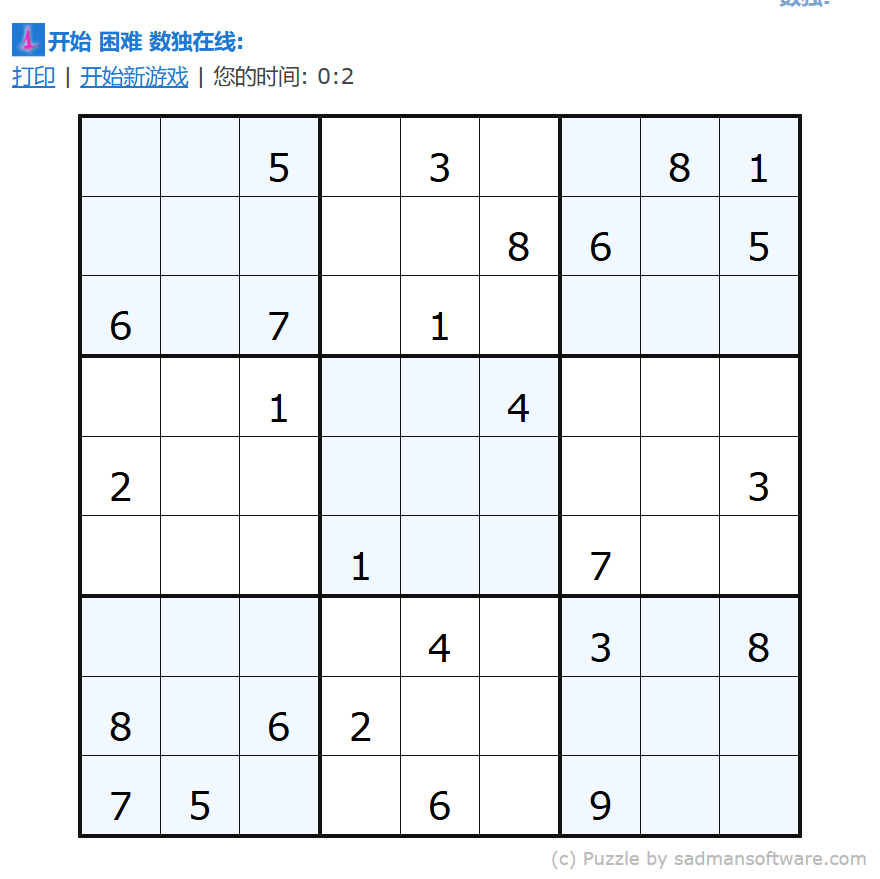
#> input picture 自动数独识别/sudoku5.png, 880 x 879 px
$ python sudoku.py
#> lines starting #> are read from the running program, lines starting #| are printed output that depends on the picture; after the words box and inside, x2 and y2 are one past the last pixel; in counts of white or black regions, pixels touching at a corner belong together
import numpy as np
import cv2
import pytesseract as pyt
import matplotlib.pyplot as plt
from collections import Counter
from typing import List
from concurrent.futures import ThreadPoolExecutor, as_completed
from tqdm import tqdm  # 导入 tqdm


# ============================ 用户可修改部分 ============================
# 设置 Tesseract 可执行文件路径，确保路径正确
pyt.pytesseract.tesseract_cmd = r'C:/Application/Tesseract-OCR/tesseract.exe'  # 修改为 Tesseract 安装路径

# 图像文件路径
image_path = 'sudoku5.png'  # 修改为你的数独图像路径

# 数独格子大小，默认为 9x9
grid_size = (9, 9)  # 根据需求修改，如果是其他大小的数独，可以修改这里

# OCR识别的配置参数，可以调整以优化识别效果
ocr_config = '-c tessedit_char_whitelist=123456789 --oem 3 --psm 6 outputbase digits'  # 可根据需要修改 OCR 参数


# 切割图像时裁剪比例，0.1 表示每个格子的 10% 边缘被裁剪掉
crop_ratio = 0.05  # 修改裁剪比例来调整裁剪的边缘大小

# =======================================================================

# 图像预处理函数
def adaptive_binarize(image):
    """自适应直方图二值化处理"""
    gray = cv2.cvtColor(image, cv2.COLOR_BGR2GRAY)  # 转为灰度图
    return cv2.adaptiveThreshold(gray, 255, cv2.ADAPTIVE_THRESH_MEAN_C, cv2.THRESH_BINARY_INV, 11, 2)

def denoise_image(binary_image):
    """去噪处理"""
    kernel = np.ones((2, 2), np.uint8)
    return cv2.morphologyEx(binary_image, cv2.MORPH_OPEN, kernel)

def find_sudoku_outer_frame(image):
    """通过轮廓检测找到数独最外框"""
    contours, _ = cv2.findContours(image, cv2.RETR_EXTERNAL, cv2.CHAIN_APPROX_SIMPLE)
    contours = sorted(contours, key=cv2.contourArea, reverse=True)
    for contour in contours:
        epsilon = 0.02 * cv2.arcLength(contour, True)
        approx = cv2.approxPolyDP(contour, epsilon, True)
        if len(approx) == 4:
            return approx
    return None

def perspective_transform(image, pts):
    width, height = 400, 400
    pts2 = np.array([[0, 0], [0, width], [width, height], [height, 0]], dtype=np.float32)
    matrix = cv2.getPerspectiveTransform(pts, pts2)
    return cv2.warpPerspective(image, matrix, (width, height))

def crop_image(image):
    """裁剪去除图像中的无关部分"""
    gray = cv2.cvtColor(image, cv2.COLOR_BGR2GRAY)
    _, binary = cv2.threshold(gray, 200, 255, cv2.THRESH_BINARY_INV)
    contours, _ = cv2.findContours(binary, cv2.RETR_EXTERNAL, cv2.CHAIN_APPROX_SIMPLE)
    largest_contour = max(contours, key=cv2.contourArea)
    x, y, w, h = cv2.boundingRect(largest_contour)
    return image[y:y+h, x:x+w]


def crop_cell(cell_image, crop_ratio=0.1):
    """裁剪格子边缘，只保留数字区域"""
    height, width = cell_image.shape[:2]
    crop_top, crop_bottom = int(height * crop_ratio), int(height * (1 - crop_ratio))
    crop_left, crop_right = int(width * crop_ratio), int(width * (1 - crop_ratio))
    return cell_image[crop_top:crop_bottom, crop_left:crop_right]

def enhance_image_for_ocr(cell_image):
    """增强图像，准备 OCR 识别"""
    gray = cv2.cvtColor(cell_image, cv2.COLOR_BGR2GRAY)
    binary = cv2.adaptiveThreshold(gray, 255, cv2.ADAPTIVE_THRESH_GAUSSIAN_C, cv2.THRESH_BINARY_INV, 11, 2)
    return cv2.medianBlur(binary, 3)

def recognize_number_from_image(cell_image):
    """使用 Tesseract 识别单个小格子中的数字"""
    enhanced_image = enhance_image_for_ocr(cell_image)
    return pyt.image_to_string(enhanced_image, config=ocr_config).strip()

def split_image_into_grid(image, grid_size=(9, 9), vertical_offset=3, horizontal_offset=3):  # 修改偏移量
    """切分图像为 9x9 格子并应用偏移"""
    height, width = image.shape[:2]
    cell_height, cell_width = height // grid_size[0], width // grid_size[1]
    grid_cells = []
    for i in range(grid_size[0]):
        for j in range(grid_size[1]):
            x1, y1 = j * cell_width + horizontal_offset, i * cell_height + vertical_offset
            x2, y2 = (j + 1) * cell_width + horizontal_offset, (i + 1) * cell_height + vertical_offset
            grid_cells.append((i, j, image[y1:y2, x1:x2]))
    return grid_cells

# 使用多线程识别每个格子
def recognize_number_from_image_threaded(cell_image):
    """多线程处理，识别一个格子中的数字"""
    return recognize_number_from_image(cell_image)

def display_grid_cells_with_numbers(grid_cells, grid_size=(9, 9), crop_ratio=0.15, num_recognitions=2):
    """标记识别的数字并返回数独矩阵"""
    fig, axes = plt.subplots(grid_size[0], grid_size[1], figsize=(12, 12))
    axes = axes.flatten() # type: ignore
    sudoku_grid = [['.' for _ in range(grid_size[1])] for _ in range(grid_size[0])]

    # 使用 ThreadPoolExecutor 创建线程池
    with ThreadPoolExecutor(max_workers=10) as executor:
        future_to_cell = {executor.submit(recognize_number_from_image, crop_cell(cell, crop_ratio)): (i, j, cell)
                          for i, j, cell in grid_cells}

        # 使用 tqdm 创建进度条
        for future in tqdm(as_completed(future_to_cell), total=len(future_to_cell), desc="识别进度", unit="格"):
            i, j, cell = future_to_cell[future]
            try:
                digit = future.result()

                # 使用灰度图像，并在上面绘制数字
                gray_cell = cv2.cvtColor(crop_cell(cell, crop_ratio), cv2.COLOR_BGR2GRAY)  # 转为灰度图
                if digit.isdigit():
                    sudoku_grid[i][j] = digit
                    # 在灰度图上绘制数字（红色）
                    cv2.putText(gray_cell, digit, (5, 25), cv2.FONT_HERSHEY_SIMPLEX, 0.8, (0, 0, 255), 2, cv2.LINE_AA)

                # 显示当前格子
                ax = axes[i * grid_size[1] + j]
                ax.imshow(gray_cell, cmap='gray')  #显示
                ax.set_title(f"Cell ({i}, {j})")
                ax.axis('off')

            except Exception as e:
                print(f"Error processing cell ({i}, {j}): {e}")

    plt.tight_layout()
    plt.show()
    return sudoku_grid

# 数独求解算法
# [33 lines left out: functions is_valid, solve_sudoku, find_empty_location, not called in this run]

# ========================== 主程序执行 ============================

if __name__ == "__main__":
    # 读取并预处理图像
    image = cv2.imread(image_path)
#> image is the input picture: shape (879, 880, 3); mean B, G, R 243, 240, 237.4
    processed_image = adaptive_binarize(image)
#> in adaptive_binarize, `return cv2.adaptiveThreshold(gray, 255, cv2.ADAPTIVE_THRESH_MEAN_C, cv..`:
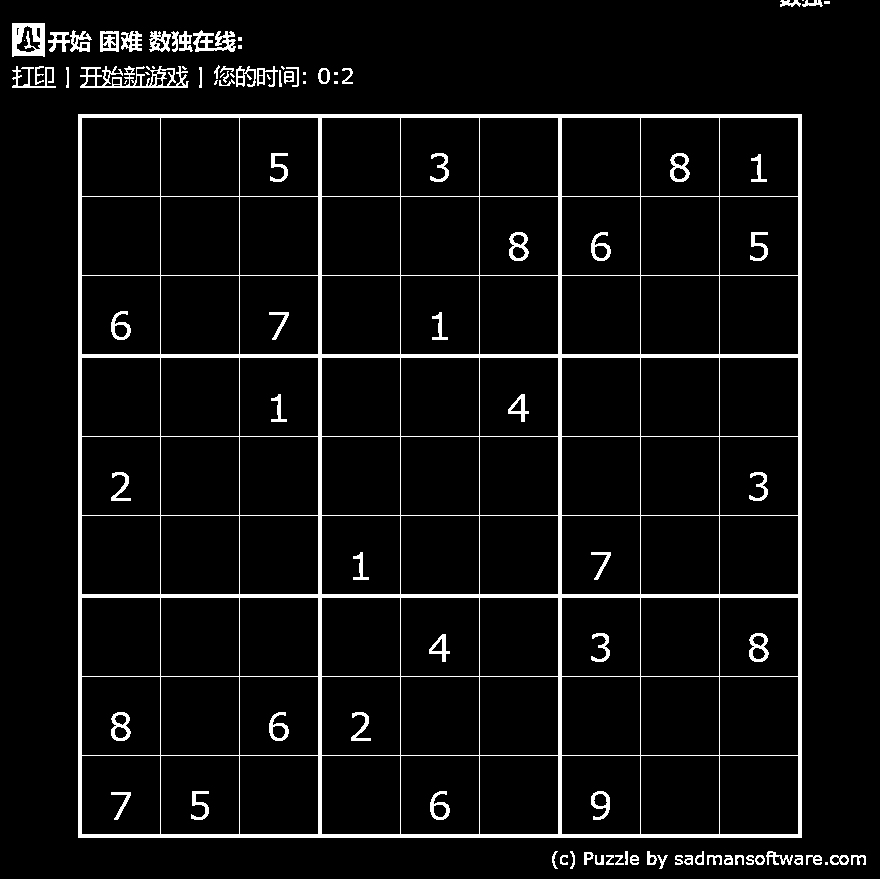
#> returned value: shape (879, 880); 5.7% white; 97 white regions (19 under 20 px), largest, box (x1, y1, x2, y2) and area: (78, 114, 802, 838) 31372, (80, 66, 189, 88) 1047, (12, 23, 45, 57) 796
    denoised_image = denoise_image(processed_image)
#> in denoise_image, `return cv2.morphologyEx(binary_image, cv2.MORPH_OPEN, kernel)`:
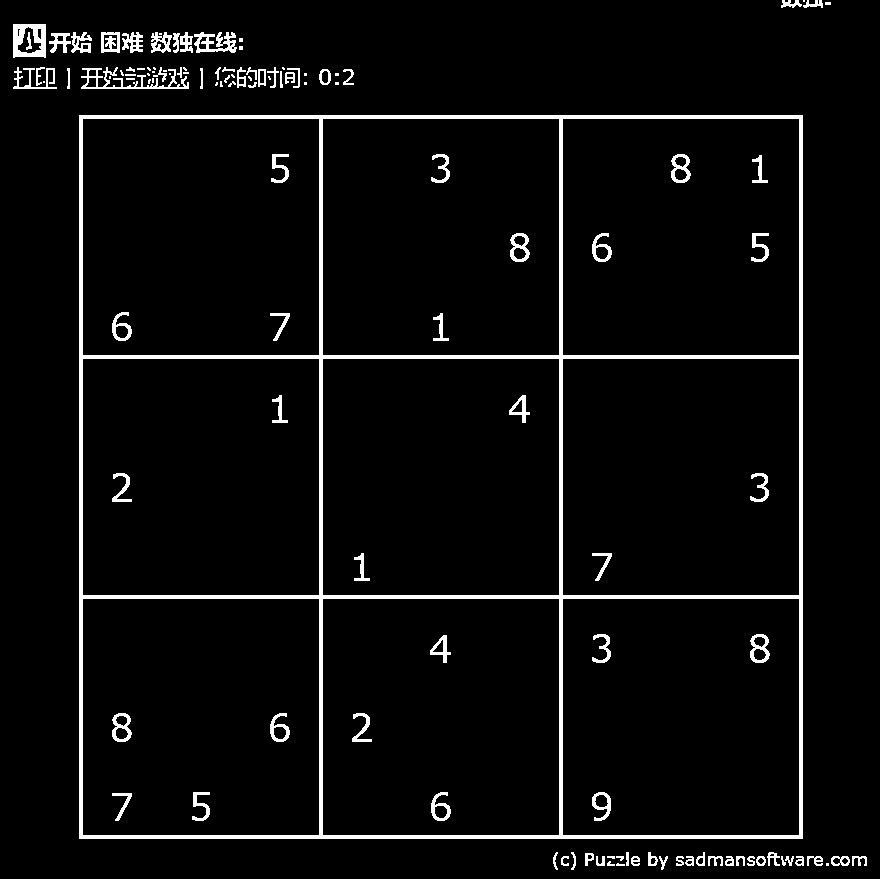
#> returned value: shape (879, 880); 4.6% white; 121 white regions (32 under 20 px)

    cv2.imshow('origin', image)
    cv2.imshow('processed', processed_image)
    cv2.imshow('denoised', denoised_image)

    # 查找数独外框
    outer_frame = find_sudoku_outer_frame(denoised_image)
#> in find_sudoku_outer_frame, `contours, _ = cv2.findContours(image, cv2.RETR_EXTERNAL, cv2.CHAIN_APP..`: contours = 94 contours, 45 with area under 20; largest, box (x1, y1, x2, y2) and area: (79, 115, 803, 839) 522729, (13, 24, 46, 58) 1027, (81, 67, 189, 89) 550, (194, 32, 237, 53) 449, (101, 32, 120, 53) 345
#> the loop in find_sudoku_outer_frame, `for contour in contours:` made 1 pass
#> (epsilon, approx) on pass 1: (57.84, [[79, 115], [79, 838], [802, 838], [802, 115]])
#> outer_frame = [[79, 115], [79, 838], [802, 838], [802, 115]]
    if outer_frame is None:
        print("未找到数独外框！")
    else:
        transformed_image = perspective_transform(image, np.float32(outer_frame.reshape(4, 2)))
#> in perspective_transform, `matrix = cv2.getPerspectiveTransform(pts, pts2)`: matrix = [[0.553, -1.03e-18, -43.71], [7.18e-17, 0.553, -63.62], [2.46e-20, 0, 1]]
#> in perspective_transform, `return cv2.warpPerspective(image, matrix, (width, height))`:
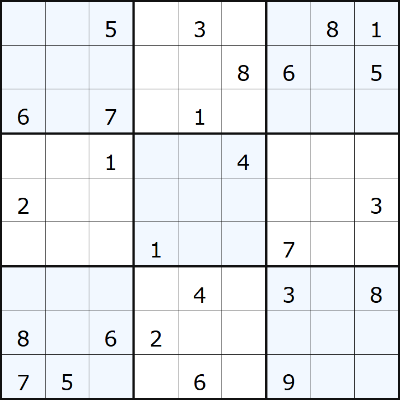
#> returned value: shape (400, 400, 3); mean of channels 0, 1, 2 238.9, 235.3, 232.2; drawn as B, G, R
        cropped_image = crop_image(transformed_image)
#> in crop_image, `_, binary = cv2.threshold(gray, 200, 255, cv2.THRESH_BINARY_INV)`:
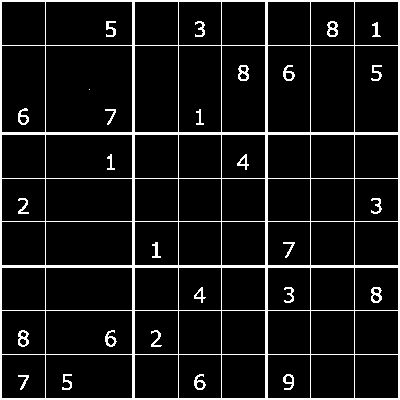
#> binary: shape (400, 400); 8.6% white; 28 white regions (1 under 20 px), largest, box (x1, y1, x2, y2) and area: (0, 0, 400, 400) 11775, (18, 330, 29, 347) 106, (327, 21, 338, 37) 104
#> in crop_image, `contours, _ = cv2.findContours(binary, cv2.RETR_EXTERNAL, cv2.CHAIN_AP..`: contours = [[[0, 0], [0, 399], [399, 399], [399, 0]]]
#> in crop_image, `largest_contour = max(contours, key=cv2.contourArea)`: largest_contour = [[0, 0], [0, 399], [399, 399], [399, 0]]
#> in crop_image, `x, y, w, h = cv2.boundingRect(largest_contour)`: x = 0; w = 400
        cv2.imshow('Cropped Image', cropped_image)

        # 切割为格子并识别数字
        grid_cells = split_image_into_grid(cropped_image, grid_size=grid_size)
#> after the loop in split_image_into_grid, `for i in range(grid_size[0]):`: grid_cells = 81 items
#> grid_cells = 81 items
        sudoku_grid = display_grid_cells_with_numbers(grid_cells, grid_size=grid_size, crop_ratio=crop_ratio)
#> in crop_cell, `return cell_image[crop_top:crop_bottom, crop_left:crop_right]`:
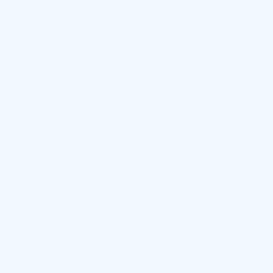
#> returned value: shape (39, 39, 3) (shown 7 times larger); mean of channels 0, 1, 2 255, 248, 242; drawn as B, G, R
#> (the run stopped early here; a loop or call above may not have finished)

$ run again, with 自动数独识别/sudoku1.png copied over 自动数独识别/sudoku5.png
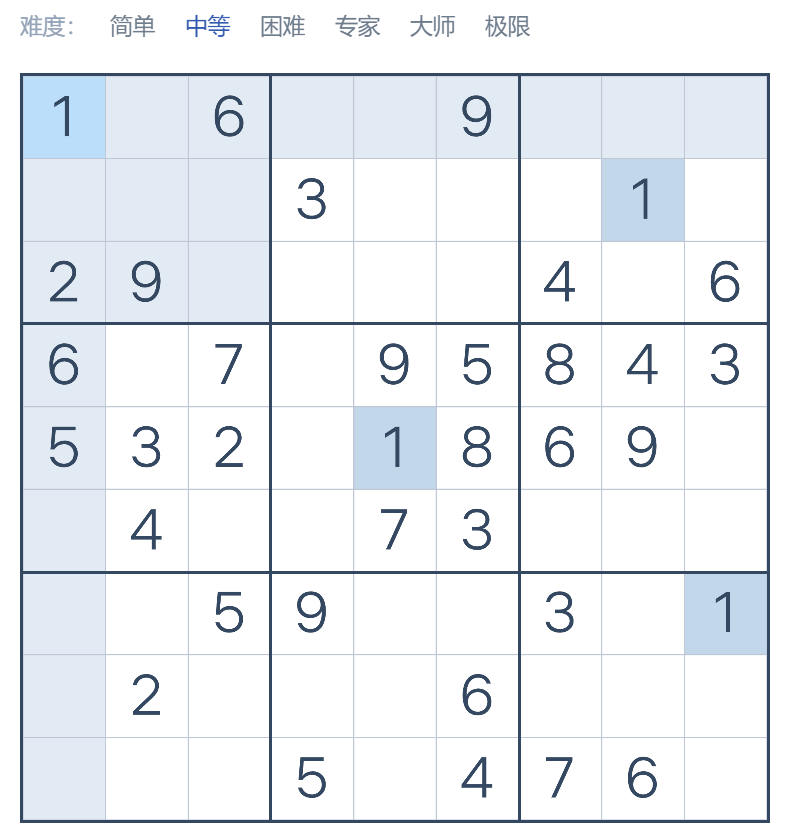
#> input picture 自动数独识别/sudoku1.png, 790 x 832 px
#> image is the input picture: shape (832, 790, 3); mean B, G, R 243.3, 239.4, 235.6
#> in denoise_image, `return cv2.morphologyEx(binary_image, cv2.MORPH_OPEN, kernel)`:
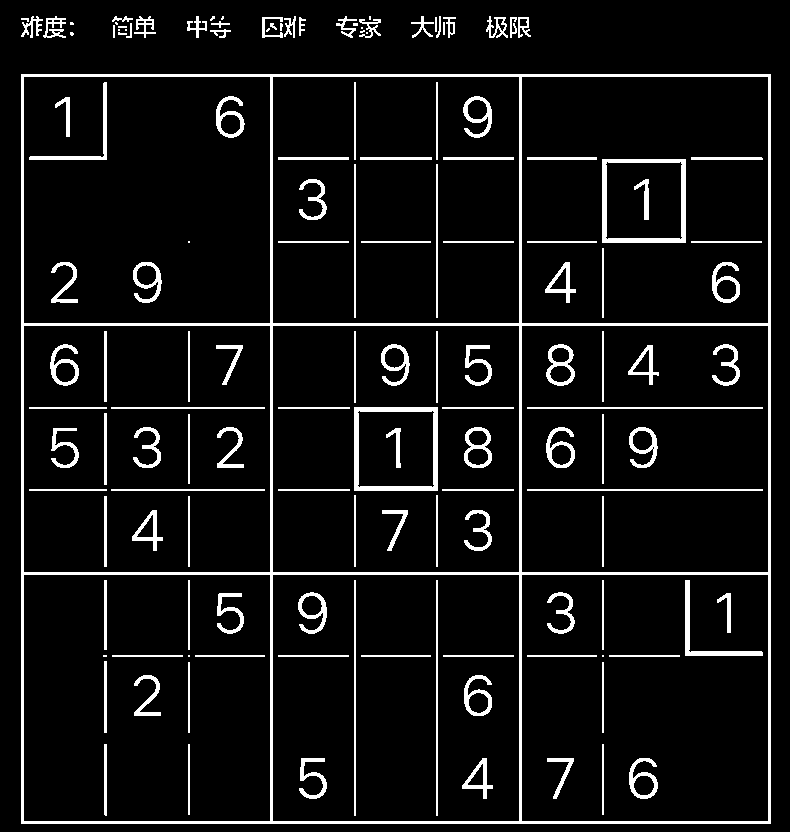
#> returned value: shape (832, 790); 7.5% white; 141 white regions (19 under 20 px)
#> in find_sudoku_outer_frame, `contours, _ = cv2.findContours(image, cv2.RETR_EXTERNAL, cv2.CHAIN_APP..`: contours = 41 contours, 22 with area under 20; largest, box (x1, y1, x2, y2) and area: (21, 74, 771, 824) 561001, (486, 16, 508, 38) 188, (43, 16, 66, 38) 183, (134, 16, 156, 38) 148, (518, 17, 531, 38) 136
#> the loop in find_sudoku_outer_frame, `for contour in contours:` made 1 pass
#> (epsilon, approx) on pass 1: (59.92, [[21, 74], [21, 823], [770, 823], [770, 74]])
#> outer_frame = [[21, 74], [21, 823], [770, 823], [770, 74]]
#> matrix = [[0.534, -2.7e-19, -11.21], [-2.51e-17, 0.534, -39.52], [2.37e-19, -7.2e-37, 1]]
#> in crop_image, `contours, _ = cv2.findContours(binary, cv2.RETR_EXTERNAL, cv2.CHAIN_AP..`: contours = [[[0, 0], [0, 399], [399, 399], [399, 0]]]
#> largest_contour = [[0, 0], [0, 399], [399, 399], [399, 0]]
#> x = 0; w = 400
#> after the loop in split_image_into_grid, `for i in range(grid_size[0]):`: grid_cells = 81 items
#> in enhance_image_for_ocr, `return cv2.medianBlur(binary, 3)`:
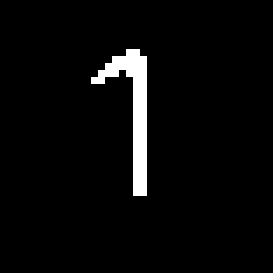
#> returned value: shape (39, 39) (shown 7 times larger); 3.6% white in thin lines or dots, all inside (x1, y1, x2, y2) = (13, 7, 21, 28)

$ run again, with 自动数独识别/sudoku2.png copied over 自动数独识别/sudoku5.png
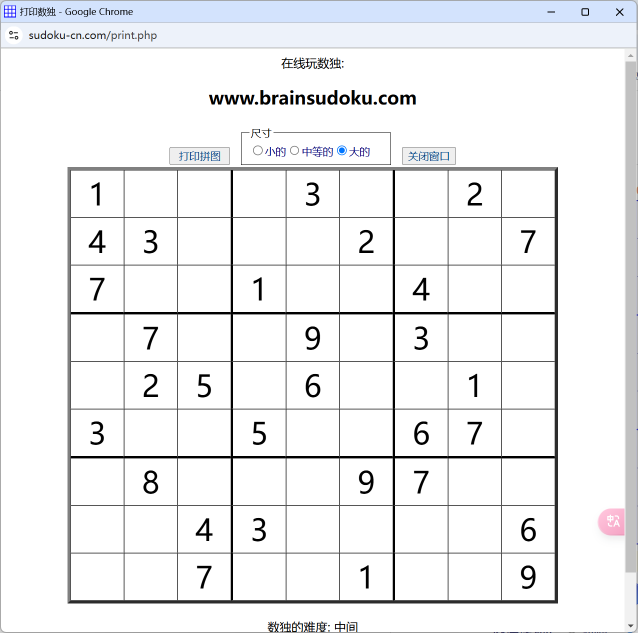
#> input picture 自动数独识别/sudoku2.png, 1275 x 1266 px (shown at 1/2 size)
#> image is the input picture: shape (1266, 1275, 3); mean B, G, R 241.5, 240.1, 239.4
#> in denoise_image, `return cv2.morphologyEx(binary_image, cv2.MORPH_OPEN, kernel)`:
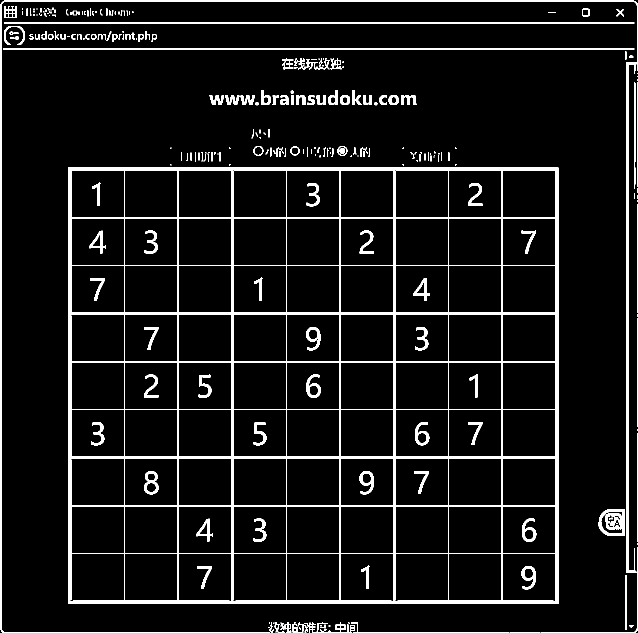
#> returned value: shape (1266, 1275) (shown at 1/2 size); 7.1% white; 283 white regions (107 under 20 px)
#> in find_sudoku_outer_frame, `contours, _ = cv2.findContours(image, cv2.RETR_EXTERNAL, cv2.CHAIN_APP..`: contours = 249 contours, 165 with area under 20; largest, box (x1, y1, x2, y2) and area: (136, 335, 1117, 1208) 854560, (0, 0, 1275, 1266) 5077, (1252, 124, 1273, 1146) 4300, (1196, 1018, 1250, 1072) 2480, (6, 97, 1269, 99) 1262
#> the loop in find_sudoku_outer_frame, `for contour in contours:` made 1 pass
#> (epsilon, approx) on pass 1: (74.08, [[136, 335], [136, 1207], [1116, 1207], [1116, 335]])
#> outer_frame = [[136, 335], [136, 1207], [1116, 1207], [1116, 335]]
#> matrix = [[0.408, -4.83e-18, -55.51], [-1.59e-17, 0.459, -153.7], [-1.45e-19, -2.04e-20, 1]]
#> in crop_image, `contours, _ = cv2.findContours(binary, cv2.RETR_EXTERNAL, cv2.CHAIN_AP..`: contours = [[[0, 0], [0, 399], [399, 399], [399, 0]]]
#> largest_contour = [[0, 0], [0, 399], [399, 399], [399, 0]]
#> x = 0; w = 400
#> after the loop in split_image_into_grid, `for i in range(grid_size[0]):`: grid_cells = 81 items
#> in enhance_image_for_ocr, `return cv2.medianBlur(binary, 3)`:
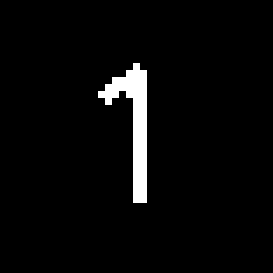
#> returned value: shape (39, 39) (shown 7 times larger); 3.4% white in thin lines or dots, all inside (x1, y1, x2, y2) = (14, 9, 21, 29)
